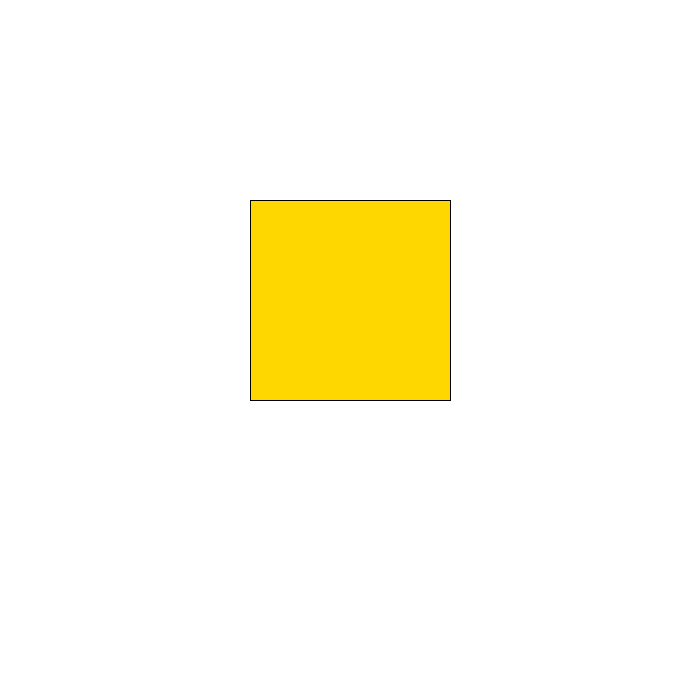
Frame 1 (no input)
Frame 60 (the mouse pressed at the canvas centre just before this capture): identical to frame 1, image omitted
Frame 120 (the mouse held since frame 60 and released just before this capture): identical to frame 1, image omitted

The Processing sketch that drew this single still picture (run headless with seeded random() and noise(); from frame 60 on, the mouse is pressed at the canvas centre):

// Processing sketch: processing_163380
// ── processing_163380.pde




void setup() { 
size(696, 696);
background(255);
}



void draw() 
{ 
if (keyPressed == true)
{
fill(192,192,192);
}

else
{
fill(255, 215, 0);
}
rect (250, 200, 200, 200);
}
